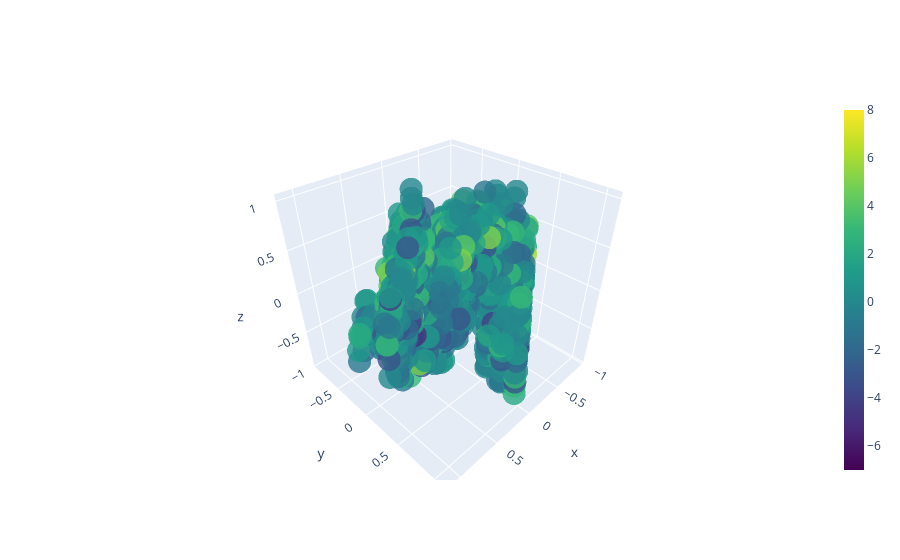

This figure's notebook cell:
### Code cell
fig = go.Figure(data=[go.Scatter3d(
    x=df_pca['PC1'],
    y=df_pca['PC2'],
    z=df_pca['PC3'],
    mode='markers',
    marker=dict(
        color=df_without_NaN_UnusedVars_KeysReplaced_OneObjectiveVar['result'],                # set color to an array/list of desired values
        colorscale='Viridis',   # choose a colorscale
        opacity=0.8,
        colorbar=dict(thickness=20)
    ),
)])
fig.show()

### Figure 1 — Plotly figure (JSON) as saved in the notebook; plotly's stock layout.template omitted (floating-point values rounded to 4 significant figures; data arrays with more than 128 entries replaced by an {"elided": "..."} marker saying what was removed)
{"data": [{"marker": {"color": {"elided": "4303 int values"}, "colorbar": {"thickness": 20}, "colorscale": [[0, "#440154"], [0.1111, "#482878"], [0.2222, "#3e4989"], [0.3333, "#31688e"], [0.4444, "#26828e"], [0.5556, "#1f9e89"], [0.6667, "#35b779"], [0.7778, "#6ece58"], [0.8889, "#b5de2b"], [1, "#fde725"]], "opacity": 0.8}, "mode": "markers", "type": "scatter3d", "x": {"elided": "4303 float values"}, "y": {"elided": "4303 float values"}, "z": {"elided": "4303 float values"}}], "layout": {}}
